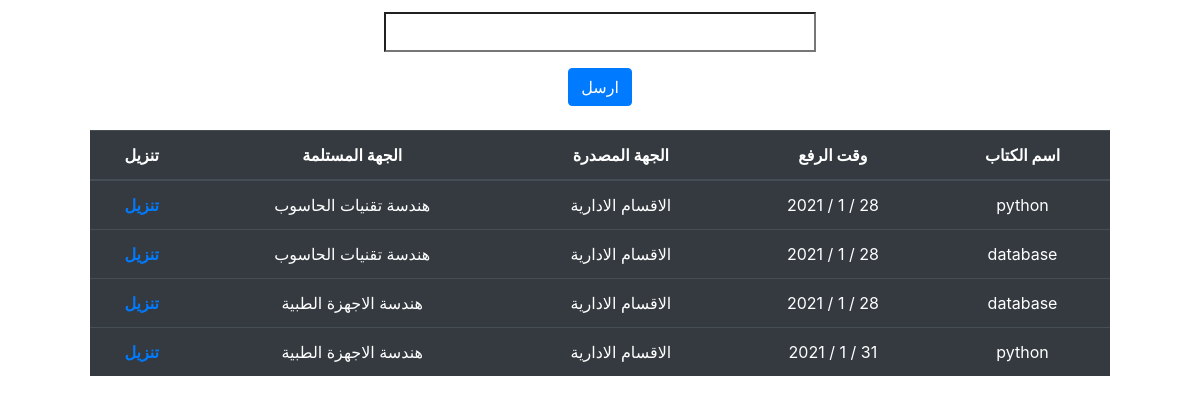
Screenshot of /profile_amd (signed in) with the database file from the repository.
### model.py (models this page shows)
class mail(db.Model):
	id = db.Column(db.Integer, primary_key=True)
	name= db.Column(db.String(), nullable=False)
	path = db.Column(db.String(), nullable=False)
	Direct_Date =db.Column(db.DateTime(), nullable=False)
	To = db.Column(db.String(), nullable=False)
	From = db.Column(db.String(), nullable=False)

### run.py (the view)
@app.route('/profile_amd')
def profile_amd():
	if 'username' in session:
		if request.method == 'POST':
			data=mail.query.filter_by(name=name).all()
			return render_template('profile_amd.html', inf=data)
		data=mail.query.all()
		return render_template('profile_amd.html', inf=data)
	return redirect(url_for('login'))

### templates/profile_amd.html (shortened to what this page needs)
<!DOCTYPE html>
<html lang="en" dir="ltr">
    <head>
        <link rel="stylesheet" href="{{url_for('static', filename='bootstrap-4.3.1-dist/css/bootstrap.min.css') }}" >
        <link rel="stylesheet" href="{{url_for('static', filename='style/started.css') }}" >
 </head>
 <body id="e1" style="height: 100%; width: 100%">
<center>
  <div style="width:45%; margin-top: 1%">
      <form action = "" method = "POST" enctype = "multipart/form-data">
        <div class="form-group">
         <input list="brow" id="inputAddress0" required="required" type="search"  name="search" style="width:80%;height: 40px">
        </div>
        <button type="submit" class="btn btn-primary">ارسل</button>
      </form>
  </div>
</center>
<br>
<center>
  <div style="width: 85%">
    <table class="table table-dark" >
      <thead>
        <tr>
    	  <th scope="col">تنزيل</th>
    	  <th scope="col">الجهة المستلمة</th>
    	  <th scope="col">الجهة المصدرة</th>
    	  <th scope="col">وقت الرفع</th>
    	  <th scope="col">اسم الكتاب</th>
        </tr>
      </thead>
      <tbody>
        {% for n in inf %}
        <tr>
	        <th scope="row"><a href="{{n.path}}" download>تنزيل</a></th>
	        <td>{{n.To}}</td>
	        <td>{{n.From}}</td>
	        <td>{{n.Direct_Date.year}} / {{n.Direct_Date.month}} / {{n.Direct_Date.day}}</td>
	        <td>{{n.name}}</td>
        </tr>
         {% endfor %}
      </tbody>
    </table>
  </div>
</center>
 </body>
</html>

### static/style/started.css (style rules this page uses)
a:link { text-decoration: none; }
a , a:active { text-decoration: none; }

### templates/profile_amd.html (style rules this page uses)
th ,td { text-align: center; }

### rows the page displays
mail: To "هندسة تقنيات الحاسوب", From "الاقسام الادارية", Direct_Date.year "2021", Direct_Date.month "1", Direct_Date.day "28", name "python"
mail: To "هندسة تقنيات الحاسوب", From "الاقسام الادارية", Direct_Date.year "2021", Direct_Date.month "1", Direct_Date.day "28", name "database"
mail: To "هندسة الاجهزة الطبية", From "الاقسام الادارية", Direct_Date.year "2021", Direct_Date.month "1", Direct_Date.day "28", name "database"
mail: To "هندسة الاجهزة الطبية", From "الاقسام الادارية", Direct_Date.year "2021", Direct_Date.month "1", Direct_Date.day "31", name "python"
